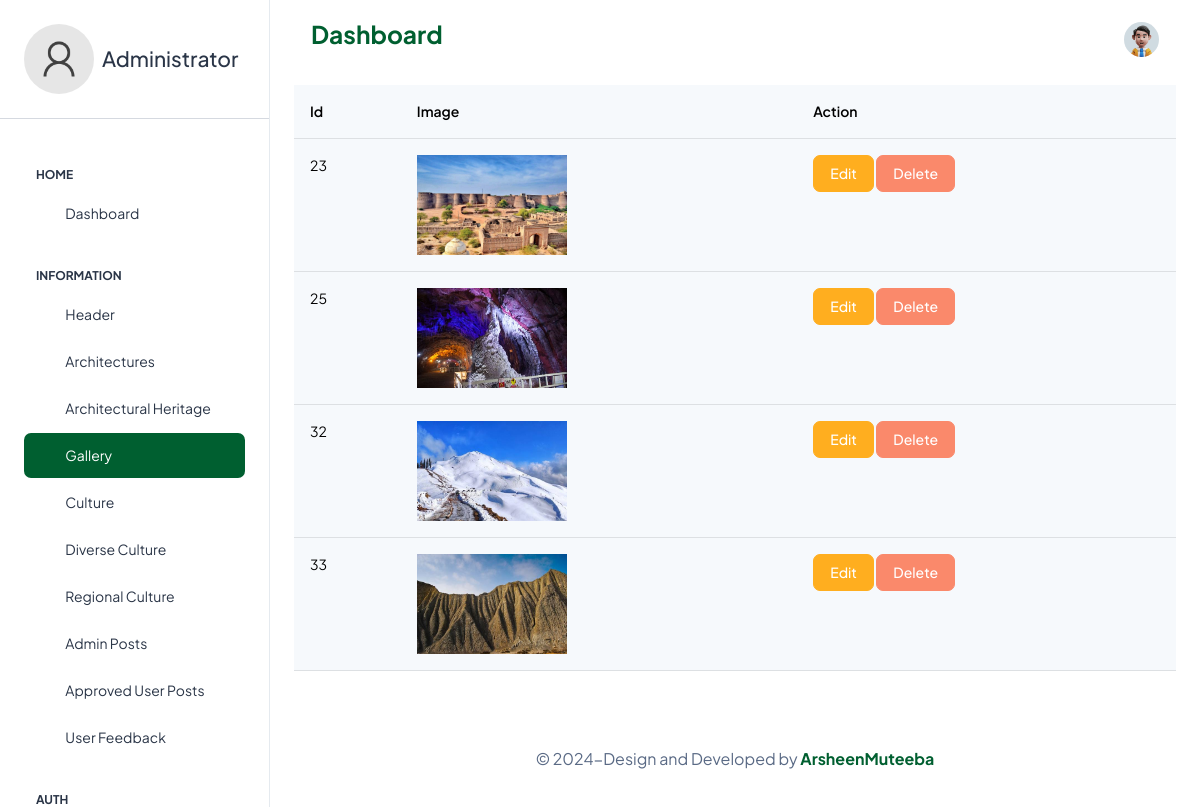
Page /admin/gallery.php (signed in) on the committed database.
### tables this page shows
CREATE TABLE `gallery_section` (
  `Id` int(11) NOT NULL,
  `Image` varchar(255) DEFAULT NULL
);

### admin/gallery.php (the view, shortened to what this page needs)
<?php
if(isset($_SESSION['admin'])){
?>
<!doctype html>
<html lang="en">
<head>
  <link rel="stylesheet" href="assets/css/styles.min.css" />
  <link rel="stylesheet" href="assets/css/index1.css" />
</head>
<body>
   <div class="page-wrapper" id="main-wrapper" data-layout="vertical" data-navbarbg="skin6" data-sidebartype="full"
    data-sidebar-position="fixed" data-header-position="fixed">
    <?php
    require('components/sidebar.php');
    ?>
    <div class="body-wrapper">
      <?php
      require('components/navbar.php');
      ?>
      <div class="container-fluid">
        <div
          class="table-responsive-lg"
        >
          <table
            class="table table-light"
          >
            <thead>
              <tr>
                <th scope="col">Id</th>
                <th scope="col">Image</th>
                <th scope="col">Action</th>
              </tr>
            </thead>
            <tbody>
            <?php
        require('../connections.php');
          $query = "SELECT * FROM gallery_section";
          $execute = mysqli_query($connect,$query);
          while($fetch = mysqli_fetch_assoc($execute)){
          ?>
              <tr class="">
                <td scope="row"><?php echo $fetch['Id']?></td>
                <td scope="row"><img src="<?php echo $fetch['Image']; ?>" width="150px" height="100px">                </td>
                <td scope="row"><a href="update5.php?Id=<?php echo $fetch['Id'];?>" class="btn btn-warning">Edit</a> <a href="gallery_delete.php?Id=<?php echo $fetch['Id'];?>" class="btn btn-danger">Delete</a></td>
                </tr>
              <?php } ?>
            </tbody>
          </table>
        </div>
        <?php
        require('components/footer.php');
        ?>
      </div>
    </div>
  </div>
</body>
</html>
<?php
}
else{
  header('location:authentication-login.php');
}
?>

### admin/assets/css/index1.css (style rules this page uses)
* { margin: 0; padding: 0; box-sizing: border-box; }

### rows in the picture
gallery_section: Id "23", Image (picture)
gallery_section: Id "25", Image (picture)
gallery_section: Id "32", Image (picture)
gallery_section: Id "33", Image (picture)

### other values in the picture
$_SESSION['admin'] "Administrator"
